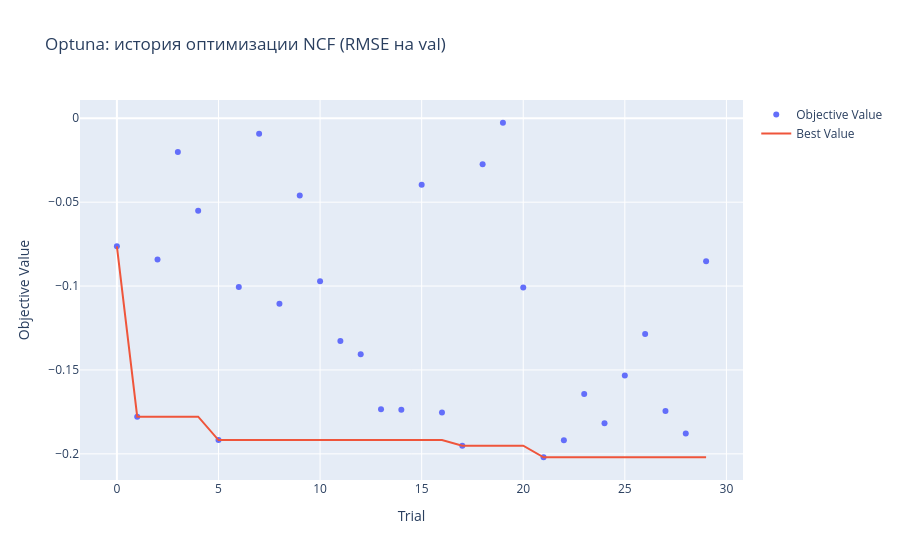
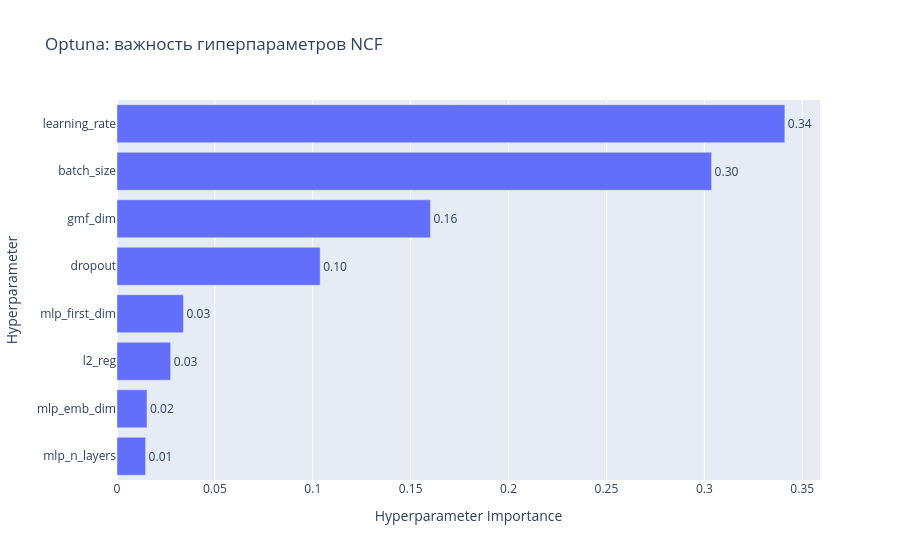
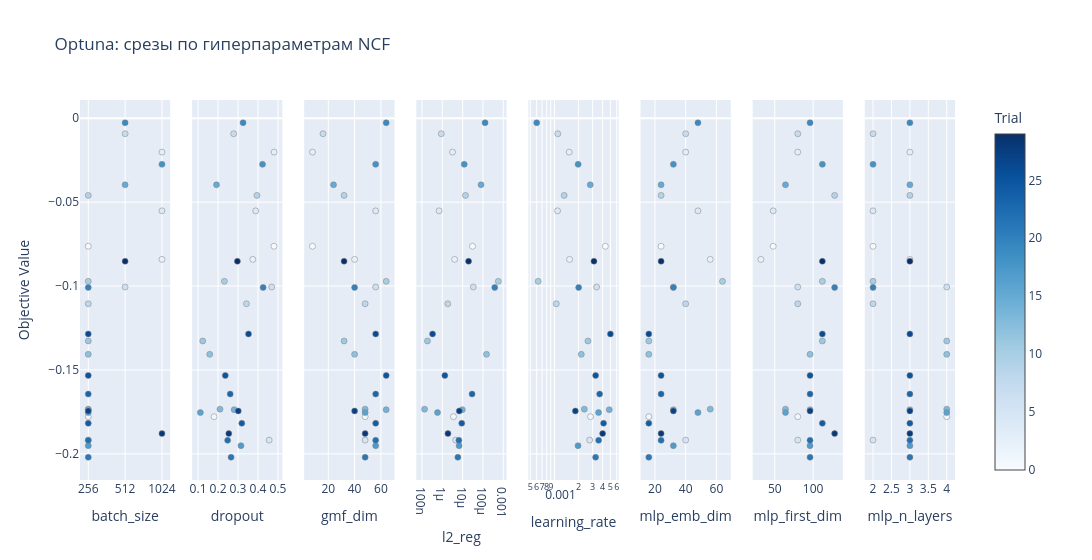

The cell these charts' notebook holds for them, in order:
### Code cell
# ── Визуализация Optuna ─────────────────────────────────────────────────

fig_history = ov.plot_optimization_history(study)
fig_history.update_layout(title='Optuna: история оптимизации NCF (RMSE на val)')
fig_history.write_html(str(MODELS_DIR / 'optuna_ncf_history.html'))
fig_history.show()

fig_importance = ov.plot_param_importances(study)
fig_importance.update_layout(title='Optuna: важность гиперпараметров NCF')
fig_importance.write_html(str(MODELS_DIR / 'optuna_ncf_importance.html'))
fig_importance.show()

fig_slice = ov.plot_slice(study)
fig_slice.update_layout(title='Optuna: срезы по гиперпараметрам NCF')
fig_slice.show()

### Figure 1 — Plotly figure (JSON) as saved in the notebook; plotly's stock layout.template omitted (floating-point values rounded to 4 significant figures)
{"data": [{"mode": "markers", "name": "Objective Value", "type": "scatter", "x": [0, 1, 2, 3, 4, 5, 6, 7, 8, 9, 10, 11, 12, 13, 14, 15, 16, 17, 18, 19, 20, 21, 22, 23, 24, 25, 26, 27, 28, 29], "y": [-0.07628, -0.1778, -0.08409, -0.02015, -0.05516, -0.1918, -0.1006, -0.009207, -0.1106, -0.04595, -0.09719, -0.1327, -0.1407, -0.1733, -0.1737, -0.03964, -0.1754, -0.1951, -0.02746, -0.002659, -0.1008, -0.202, -0.192, -0.1644, -0.1818, -0.1533, -0.1285, -0.1744, -0.1879, -0.08521]}, {"mode": "lines", "name": "Best Value", "type": "scatter", "x": [0, 1, 2, 3, 4, 5, 6, 7, 8, 9, 10, 11, 12, 13, 14, 15, 16, 17, 18, 19, 20, 21, 22, 23, 24, 25, 26, 27, 28, 29], "y": [-0.07628, -0.1778, -0.1778, -0.1778, -0.1778, -0.1918, -0.1918, -0.1918, -0.1918, -0.1918, -0.1918, -0.1918, -0.1918, -0.1918, -0.1918, -0.1918, -0.1918, -0.1951, -0.1951, -0.1951, -0.1951, -0.202, -0.202, -0.202, -0.202, -0.202, -0.202, -0.202, -0.202, -0.202]}, {"marker": {"color": "#cccccc"}, "mode": "markers", "name": "Infeasible Trial", "showlegend": false, "type": "scatter", "x": [], "y": []}], "layout": {"title": {"text": "Optuna: история оптимизации NCF (RMSE на val)"}, "xaxis": {"title": {"text": "Trial"}}, "yaxis": {"title": {"text": "Objective Value"}}}}

### Figure 2 — Plotly figure (JSON) as saved in the notebook; plotly's stock layout.template omitted (floating-point values rounded to 4 significant figures)
{"data": [{"cliponaxis": false, "hovertemplate": ["mlp_n_layers (IntDistribution): 0.014613954508145805<extra></extra>", "mlp_emb_dim (IntDistribution): 0.015318067789333142<extra></extra>", "l2_reg (FloatDistribution): 0.027391136568044133<extra></extra>", "mlp_first_dim (IntDistribution): 0.03397157858895122<extra></extra>", "dropout (FloatDistribution): 0.10377652729148801<extra></extra>", "gmf_dim (IntDistribution): 0.1601072032733009<extra></extra>", "batch_size (CategoricalDistribution): 0.3037009013424971<extra></extra>", "learning_rate (FloatDistribution): 0.3411206306382397<extra></extra>"], "name": "Objective Value", "orientation": "h", "text": ["0.01", "0.02", "0.03", "0.03", "0.10", "0.16", "0.30", "0.34"], "textposition": "outside", "type": "bar", "x": [0.01461, 0.01532, 0.02739, 0.03397, 0.1038, 0.1601, 0.3037, 0.3411], "y": ["mlp_n_layers", "mlp_emb_dim", "l2_reg", "mlp_first_dim", "dropout", "gmf_dim", "batch_size", "learning_rate"]}], "layout": {"title": {"text": "Optuna: важность гиперпараметров NCF"}, "xaxis": {"title": {"text": "Hyperparameter Importance"}}, "yaxis": {"title": {"text": "Hyperparameter"}}}}

### Figure 3 — Plotly figure (JSON) as saved in the notebook; plotly's stock layout.template omitted (floating-point values rounded to 4 significant figures)
{"data": [{"marker": {"color": [0, 1, 2, 3, 4, 5, 6, 7, 8, 9, 10, 11, 12, 13, 14, 15, 16, 17, 18, 19, 20, 21, 22, 23, 24, 25, 26, 27, 28, 29], "colorbar": {"title": {"text": "Trial"}, "x": 1, "xpad": 40}, "colorscale": [[0, "rgb(247,251,255)"], [0.125, "rgb(222,235,247)"], [0.25, "rgb(198,219,239)"], [0.375, "rgb(158,202,225)"], [0.5, "rgb(107,174,214)"], [0.625, "rgb(66,146,198)"], [0.75, "rgb(33,113,181)"], [0.875, "rgb(8,81,156)"], [1, "rgb(8,48,107)"]], "line": {"color": "Grey", "width": 0.5}, "showscale": true}, "mode": "markers", "name": "Feasible Trial", "showlegend": false, "type": "scatter", "x": [256, 256, 1024, 1024, 1024, 256, 512, 512, 256, 256, 256, 256, 256, 256, 256, 512, 256, 256, 1024, 512, 256, 256, 256, 256, 256, 256, 256, 256, 1024, 512], "xaxis": "x", "y": [-0.07628, -0.1778, -0.08409, -0.02015, -0.05516, -0.1918, -0.1006, -0.009207, -0.1106, -0.04595, -0.09719, -0.1327, -0.1407, -0.1733, -0.1737, -0.03964, -0.1754, -0.1951, -0.02746, -0.002659, -0.1008, -0.202, -0.192, -0.1644, -0.1818, -0.1533, -0.1285, -0.1744, -0.1879, -0.08521], "yaxis": "y"}, {"marker": {"color": [0, 1, 2, 3, 4, 5, 6, 7, 8, 9, 10, 11, 12, 13, 14, 15, 16, 17, 18, 19, 20, 21, 22, 23, 24, 25, 26, 27, 28, 29], "colorbar": {"title": {"text": "Trial"}, "x": 1, "xpad": 40}, "colorscale": [[0, "rgb(247,251,255)"], [0.125, "rgb(222,235,247)"], [0.25, "rgb(198,219,239)"], [0.375, "rgb(158,202,225)"], [0.5, "rgb(107,174,214)"], [0.625, "rgb(66,146,198)"], [0.75, "rgb(33,113,181)"], [0.875, "rgb(8,81,156)"], [1, "rgb(8,48,107)"]], "line": {"color": "Grey", "width": 0.5}, "showscale": false}, "mode": "markers", "name": "Feasible Trial", "showlegend": false, "type": "scatter", "x": [0.4801, 0.18, 0.374, 0.4805, 0.3885, 0.4557, 0.4686, 0.2783, 0.3423, 0.3949, 0.2319, 0.1233, 0.1586, 0.2098, 0.2805, 0.1923, 0.1116, 0.3147, 0.4227, 0.3252, 0.4256, 0.2653, 0.248, 0.2609, 0.3189, 0.2364, 0.3526, 0.3013, 0.2539, 0.2969], "xaxis": "x2", "y": [-0.07628, -0.1778, -0.08409, -0.02015, -0.05516, -0.1918, -0.1006, -0.009207, -0.1106, -0.04595, -0.09719, -0.1327, -0.1407, -0.1733, -0.1737, -0.03964, -0.1754, -0.1951, -0.02746, -0.002659, -0.1008, -0.202, -0.192, -0.1644, -0.1818, -0.1533, -0.1285, -0.1744, -0.1879, -0.08521], "yaxis": "y2"}, {"marker": {"color": [0, 1, 2, 3, 4, 5, 6, 7, 8, 9, 10, 11, 12, 13, 14, 15, 16, 17, 18, 19, 20, 21, 22, 23, 24, 25, 26, 27, 28, 29], "colorbar": {"title": {"text": "Trial"}, "x": 1, "xpad": 40}, "colorscale": [[0, "rgb(247,251,255)"], [0.125, "rgb(222,235,247)"], [0.25, "rgb(198,219,239)"], [0.375, "rgb(158,202,225)"], [0.5, "rgb(107,174,214)"], [0.625, "rgb(66,146,198)"], [0.75, "rgb(33,113,181)"], [0.875, "rgb(8,81,156)"], [1, "rgb(8,48,107)"]], "line": {"color": "Grey", "width": 0.5}, "showscale": false}, "mode": "markers", "name": "Feasible Trial", "showlegend": false, "type": "scatter", "x": [8, 48, 40, 8, 56, 48, 56, 16, 48, 32, 64, 32, 40, 48, 64, 24, 48, 56, 56, 64, 40, 48, 56, 56, 56, 64, 56, 40, 48, 32], "xaxis": "x3", "y": [-0.07628, -0.1778, -0.08409, -0.02015, -0.05516, -0.1918, -0.1006, -0.009207, -0.1106, -0.04595, -0.09719, -0.1327, -0.1407, -0.1733, -0.1737, -0.03964, -0.1754, -0.1951, -0.02746, -0.002659, -0.1008, -0.202, -0.192, -0.1644, -0.1818, -0.1533, -0.1285, -0.1744, -0.1879, -0.08521], "yaxis": "y3"}, {"marker": {"color": [0, 1, 2, 3, 4, 5, 6, 7, 8, 9, 10, 11, 12, 13, 14, 15, 16, 17, 18, 19, 20, 21, 22, 23, 24, 25, 26, 27, 28, 29], "colorbar": {"title": {"text": "Trial"}, "x": 1, "xpad": 40}, "colorscale": [[0, "rgb(247,251,255)"], [0.125, "rgb(222,235,247)"], [0.25, "rgb(198,219,239)"], [0.375, "rgb(158,202,225)"], [0.5, "rgb(107,174,214)"], [0.625, "rgb(66,146,198)"], [0.75, "rgb(33,113,181)"], [0.875, "rgb(8,81,156)"], [1, "rgb(8,48,107)"]], "line": {"color": "Grey", "width": 0.5}, "showscale": false}, "mode": "markers", "name": "Feasible Trial", "showlegend": false, "type": "scatter", "x": [3.074e-05, 3.562e-06, 4.029e-06, 3.186e-06, 6.927e-07, 4.575e-06, 3.336e-05, 8.901e-07, 1.866e-06, 1.381e-05, 0.0005688, 1.859e-07, 0.0001493, 1.345e-07, 9.632e-06, 8.022e-05, 5.817e-07, 6.706e-06, 1.201e-05, 0.000127, 0.0003793, 5.837e-06, 6.555e-06, 2.915e-05, 9.078e-06, 1.336e-06, 3.322e-07, 6.802e-06, 1.895e-06, 1.963e-05], "xaxis": "x4", "y": [-0.07628, -0.1778, -0.08409, -0.02015, -0.05516, -0.1918, -0.1006, -0.009207, -0.1106, -0.04595, -0.09719, -0.1327, -0.1407, -0.1733, -0.1737, -0.03964, -0.1754, -0.1951, -0.02746, -0.002659, -0.1008, -0.202, -0.192, -0.1644, -0.1818, -0.1533, -0.1285, -0.1744, -0.1879, -0.08521], "yaxis": "y4"}, {"marker": {"color": [0, 1, 2, 3, 4, 5, 6, 7, 8, 9, 10, 11, 12, 13, 14, 15, 16, 17, 18, 19, 20, 21, 22, 23, 24, 25, 26, 27, 28, 29], "colorbar": {"title": {"text": "Trial"}, "x": 1, "xpad": 40}, "colorscale": [[0, "rgb(247,251,255)"], [0.125, "rgb(222,235,247)"], [0.25, "rgb(198,219,239)"], [0.375, "rgb(158,202,225)"], [0.5, "rgb(107,174,214)"], [0.625, "rgb(66,146,198)"], [0.75, "rgb(33,113,181)"], [0.875, "rgb(8,81,156)"], [1, "rgb(8,48,107)"]], "line": {"color": "Grey", "width": 0.5}, "showscale": false}, "mode": "markers", "name": "Feasible Trial", "showlegend": false, "type": "scatter", "x": [0.004322, 0.002821, 0.001545, 0.001528, 0.001094, 0.002752, 0.003362, 0.0011, 0.001055, 0.001322, 0.0006258, 0.002618, 0.002164, 0.002361, 0.004841, 0.002798, 0.003556, 0.00197, 0.001976, 0.0006001, 0.002006, 0.003266, 0.003565, 0.003668, 0.004107, 0.003267, 0.005, 0.001825, 0.003998, 0.003114], "xaxis": "x5", "y": [-0.07628, -0.1778, -0.08409, -0.02015, -0.05516, -0.1918, -0.1006, -0.009207, -0.1106, -0.04595, -0.09719, -0.1327, -0.1407, -0.1733, -0.1737, -0.03964, -0.1754, -0.1951, -0.02746, -0.002659, -0.1008, -0.202, -0.192, -0.1644, -0.1818, -0.1533, -0.1285, -0.1744, -0.1879, -0.08521], "yaxis": "y5"}, {"marker": {"color": [0, 1, 2, 3, 4, 5, 6, 7, 8, 9, 10, 11, 12, 13, 14, 15, 16, 17, 18, 19, 20, 21, 22, 23, 24, 25, 26, 27, 28, 29], "colorbar": {"title": {"text": "Trial"}, "x": 1, "xpad": 40}, "colorscale": [[0, "rgb(247,251,255)"], [0.125, "rgb(222,235,247)"], [0.25, "rgb(198,219,239)"], [0.375, "rgb(158,202,225)"], [0.5, "rgb(107,174,214)"], [0.625, "rgb(66,146,198)"], [0.75, "rgb(33,113,181)"], [0.875, "rgb(8,81,156)"], [1, "rgb(8,48,107)"]], "line": {"color": "Grey", "width": 0.5}, "showscale": false}, "mode": "markers", "name": "Feasible Trial", "showlegend": false, "type": "scatter", "x": [24, 16, 56, 40, 48, 40, 32, 40, 40, 24, 64, 16, 16, 56, 32, 24, 48, 32, 32, 48, 32, 16, 24, 24, 16, 24, 16, 32, 24, 24], "xaxis": "x6", "y": [-0.07628, -0.1778, -0.08409, -0.02015, -0.05516, -0.1918, -0.1006, -0.009207, -0.1106, -0.04595, -0.09719, -0.1327, -0.1407, -0.1733, -0.1737, -0.03964, -0.1754, -0.1951, -0.02746, -0.002659, -0.1008, -0.202, -0.192, -0.1644, -0.1818, -0.1533, -0.1285, -0.1744, -0.1879, -0.08521], "yaxis": "y6"}, {"marker": {"color": [0, 1, 2, 3, 4, 5, 6, 7, 8, 9, 10, 11, 12, 13, 14, 15, 16, 17, 18, 19, 20, 21, 22, 23, 24, 25, 26, 27, 28, 29], "colorbar": {"title": {"text": "Trial"}, "x": 1, "xpad": 40}, "colorscale": [[0, "rgb(247,251,255)"], [0.125, "rgb(222,235,247)"], [0.25, "rgb(198,219,239)"], [0.375, "rgb(158,202,225)"], [0.5, "rgb(107,174,214)"], [0.625, "rgb(66,146,198)"], [0.75, "rgb(33,113,181)"], [0.875, "rgb(8,81,156)"], [1, "rgb(8,48,107)"]], "line": {"color": "Grey", "width": 0.5}, "showscale": false}, "mode": "markers", "name": "Feasible Trial", "showlegend": false, "type": "scatter", "x": [48, 80, 32, 80, 48, 80, 80, 80, 80, 128, 112, 112, 96, 64, 96, 64, 64, 96, 112, 96, 128, 96, 96, 96, 112, 96, 112, 96, 128, 112], "xaxis": "x7", "y": [-0.07628, -0.1778, -0.08409, -0.02015, -0.05516, -0.1918, -0.1006, -0.009207, -0.1106, -0.04595, -0.09719, -0.1327, -0.1407, -0.1733, -0.1737, -0.03964, -0.1754, -0.1951, -0.02746, -0.002659, -0.1008, -0.202, -0.192, -0.1644, -0.1818, -0.1533, -0.1285, -0.1744, -0.1879, -0.08521], "yaxis": "y7"}, {"marker": {"color": [0, 1, 2, 3, 4, 5, 6, 7, 8, 9, 10, 11, 12, 13, 14, 15, 16, 17, 18, 19, 20, 21, 22, 23, 24, 25, 26, 27, 28, 29], "colorbar": {"title": {"text": "Trial"}, "x": 1, "xpad": 40}, "colorscale": [[0, "rgb(247,251,255)"], [0.125, "rgb(222,235,247)"], [0.25, "rgb(198,219,239)"], [0.375, "rgb(158,202,225)"], [0.5, "rgb(107,174,214)"], [0.625, "rgb(66,146,198)"], [0.75, "rgb(33,113,181)"], [0.875, "rgb(8,81,156)"], [1, "rgb(8,48,107)"]], "line": {"color": "Grey", "width": 0.5}, "showscale": false}, "mode": "markers", "name": "Feasible Trial", "showlegend": false, "type": "scatter", "x": [2, 4, 3, 3, 2, 2, 4, 2, 2, 3, 2, 4, 4, 4, 3, 3, 4, 3, 2, 3, 2, 3, 3, 3, 3, 3, 3, 3, 3, 3], "xaxis": "x8", "y": [-0.07628, -0.1778, -0.08409, -0.02015, -0.05516, -0.1918, -0.1006, -0.009207, -0.1106, -0.04595, -0.09719, -0.1327, -0.1407, -0.1733, -0.1737, -0.03964, -0.1754, -0.1951, -0.02746, -0.002659, -0.1008, -0.202, -0.192, -0.1644, -0.1818, -0.1533, -0.1285, -0.1744, -0.1879, -0.08521], "yaxis": "y8"}], "layout": {"title": {"text": "Optuna: срезы по гиперпараметрам NCF"}, "width": 2400, "xaxis": {"anchor": "y", "categoryarray": [256, 512, 1024], "categoryorder": "array", "domain": [0, 0.1031], "title": {"text": "batch_size"}, "type": "category"}, "xaxis2": {"anchor": "y2", "domain": [0.1281, 0.2312], "title": {"text": "dropout"}}, "xaxis3": {"anchor": "y3", "domain": [0.2562, 0.3594], "title": {"text": "gmf_dim"}}, "xaxis4": {"anchor": "y4", "domain": [0.3844, 0.4875], "title": {"text": "l2_reg"}, "type": "log"}, "xaxis5": {"anchor": "y5", "domain": [0.5125, 0.6156], "title": {"text": "learning_rate"}, "type": "log"}, "xaxis6": {"anchor": "y6", "domain": [0.6406, 0.7438], "title": {"text": "mlp_emb_dim"}}, "xaxis7": {"anchor": "y7", "domain": [0.7688, 0.8719], "title": {"text": "mlp_first_dim"}}, "xaxis8": {"anchor": "y8", "domain": [0.8969, 1], "title": {"text": "mlp_n_layers"}}, "yaxis": {"anchor": "x", "domain": [0, 1], "title": {"text": "Objective Value"}}, "yaxis2": {"anchor": "x2", "domain": [0, 1], "matches": "y", "showticklabels": false}, "yaxis3": {"anchor": "x3", "domain": [0, 1], "matches": "y", "showticklabels": false}, "yaxis4": {"anchor": "x4", "domain": [0, 1], "matches": "y", "showticklabels": false}, "yaxis5": {"anchor": "x5", "domain": [0, 1], "matches": "y", "showticklabels": false}, "yaxis6": {"anchor": "x6", "domain": [0, 1], "matches": "y", "showticklabels": false}, "yaxis7": {"anchor": "x7", "domain": [0, 1], "matches": "y", "showticklabels": false}, "yaxis8": {"anchor": "x8", "domain": [0, 1], "matches": "y", "showticklabels": false}}}
